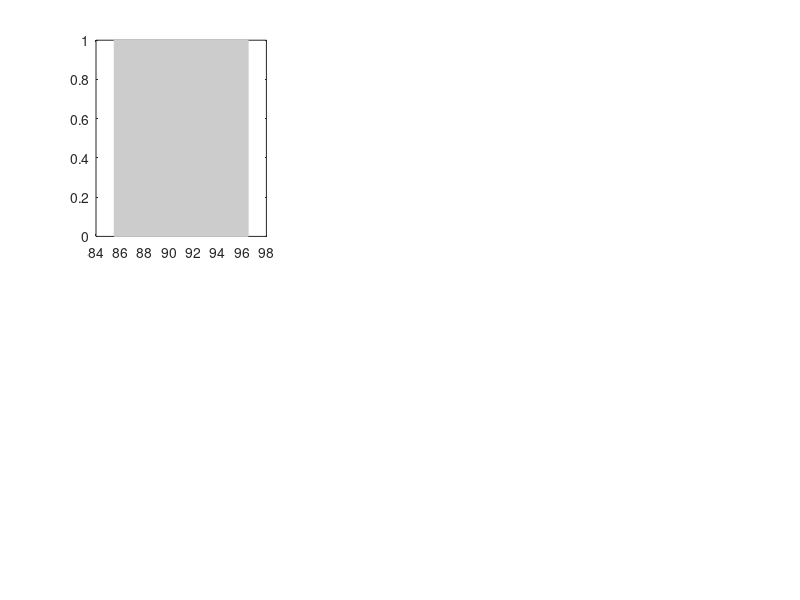

This figure's MATLAB source: (Note: this script raises an error after producing the figure.)
fig1=figure(1);
clf();
set(gcf,'position',[50,100,1050,540])

axes('position',[0.12,0.606,0.213,0.327]);
area([85.5,96.5],[1,1],'FaceColor',[0.8 0.8 0.8],'Edgecolor',[0.8 0.8 0.8])
hold on
load('MS_K4/K4.dat');
load('K4_High.mat');
N=5000;
for i=1:size(K4,1)
if(NumberInf(end,i)/N<0.4)
plot(K4(i),NumberInf(end,i)/N,'marker','s','markersize',6,'markerfacecolor','b','markeredgecolor','b');
else
plot(K4(i),NumberInf(end,i)/N,'marker','.','markersize',12,'markerfacecolor','r','markeredgecolor','r');
end
hold on
end
% plot(K4,NumberInf(end,:)/N,'marker','.','markersize',12,'color','k','linestyle','none');
% hold on
load('K4_Low.mat')
for i=1:size(K4,1)
if(NumberInf(end,i)/N<0.4)
plot(K4(i),NumberInf(end,i)/N,'marker','s','markersize',6,'markerfacecolor','b','markeredgecolor','b');
else
plot(K4(i),NumberInf(end,i)/N,'marker','.','markersize',12,'markerfacecolor','r','markeredgecolor','r');
end
hold on
end
% plot(K4,NumberInf(end,:)/N,'marker','.','markersize',12,'color','k','linestyle','none');
xlim([80 105])
ylim([0 0.8])
xlabel('K_4')
ylabel('R_{IC}')
% title('Severe(\rho=0.0025)')
set(gca,'FontName','Helvetica','FontSize',10,'FontWeight','bold','linewidth',1.2)

box off

axes('position',[0.415,0.606,0.213,0.327]);
area([85.5,96.5],[200,200],'FaceColor',[0.8 0.8 0.8],'Edgecolor',[0.8 0.8 0.8])
hold on
load('K4_High.mat');
N=5000;
for i=1:size(K4,1)
if(NumberInf(end,i)/N<0.4)
plot(K4(i),Cytokine(end,i),'marker','s','markersize',6,'markerfacecolor','b','markeredgecolor','b');
else
plot(K4(i),Cytokine(end,i),'marker','.','markersize',12,'markerfacecolor','r','markeredgecolor','r');
end
hold on
end
hold on
load('K4_Low.mat');
for i=1:size(K4,1)
if(NumberInf(end,i)/N<0.4)
plot(K4(i),Cytokine(end,i),'marker','s','markersize',6,'markerfacecolor','b','markeredgecolor','b');
else
plot(K4(i),Cytokine(end,i),'marker','.','markersize',12,'markerfacecolor','r','markeredgecolor','r');
end
hold on
end
% plot(K4,Cytokine(end,:),'marker','.','markersize',12,'color','k','linestyle','none');
% ylim([0 0.8])
xlim([80 105])
ylim([0 150])
xlabel('K_4')
ylabel('[Cytokine]')
% title('Severe(\rho=0.0025)')
set(gca,'FontName','Helvetica','FontSize',10,'FontWeight','bold','linewidth',1.2)

box off

axes('position',[0.71,0.606,0.213,0.327]);
area([85.5,96.5],[2.5,2.5],'FaceColor',[0.8 0.8 0.8],'Edgecolor',[0.8 0.8 0.8])
hold on
load('K4_High.mat');
N=5000;
for i=1:size(K4,1)
if(NumberInf(end,i)/N<0.4)
plot(K4(i),TCells(end,i)/1e6,'marker','s','markersize',6,'markerfacecolor','b','markeredgecolor','b');
else
plot(K4(i),TCells(end,i)/1e6,'marker','.','markersize',12,'markerfacecolor','r','markeredgecolor','r');
end
hold on
end
% plot(K4,TCells(end,:)/1e6,'marker','.','markersize',12,'color','k','linestyle','none');
hold on
load('K4_Low.mat');
for i=1:size(K4,1)
if(NumberInf(end,i)/N<0.4)
plot(K4(i),TCells(end,i)/1e6,'marker','s','markersize',6,'markerfacecolor','b','markeredgecolor','b');
else
plot(K4(i),TCells(end,i)/1e6,'marker','.','markersize',12,'markerfacecolor','r','markeredgecolor','r');
end
hold on
end
% plot(K4,TCells(end,:)/1e6,'marker','.','markersize',12,'color','k','linestyle','none');
ylim([0.8 1.6])
xlim([80 105])
xlabel('K_4')
ylabel('[T_{effector}]\times10^6')
% title('Severe(\rho=0.0025)')
set(gca,'FontName','Helvetica','FontSize',10,'FontWeight','bold','linewidth',1.2)

box off
axes('position',[0.12,0.161,0.213,0.327]);
area([1.92,2.4],[1,1],'FaceColor',[0.8 0.8 0.8],'Edgecolor',[0.8 0.8 0.8])
hold on
load('MS_rho/rho.dat');
load('rho_High.mat');
N=5000;
for i=1:size(rho,1)
if (NumberInf(end,i)/N<0.4)
plot(rho(i)*10^3,NumberInf(end,i)/N,'marker','s','markersize',6,'markerfacecolor','b','markeredgecolor','b');
else
plot(rho(i)*10^3,NumberInf(end,i)/N,'marker','.','markersize',12,'markerfacecolor','r','markeredgecolor','r');
end
hold on
end
% plot(rho(i)*10^3,NumberInf(end,:)/N,'marker','.','markersize',12,'color','k','linestyle','none');
% hold on
load('rho_Low.mat')
for i=1:size(rho,1)
if (NumberInf(end,i)/N<0.4)
plot(rho(i)*10^3,NumberInf(end,i)/N,'marker','s','markersize',6,'markerfacecolor','b','markeredgecolor','b');
else
plot(rho(i)*10^3,NumberInf(end,i)/N,'marker','.','markersize',12,'markerfacecolor','r','markeredgecolor','r');
end
hold on
end
% plot(rho(i)*10^3,NumberInf(end,:)/N,'marker','.','markersize',12,'color','k','linestyle','none');
xlim([1.5 4.5])
ylim([0 0.8])
xlabel('\rho\times10^{-3}')
ylabel('R_{IC}')
% title('Severe(\rho=0.0025)')
set(gca,'FontName','Helvetica','FontSize',10,'FontWeight','bold','linewidth',1.2)

box off

axes('position',[0.415,0.161,0.213,0.327]);
area([1.92,2.4],[200,200],'FaceColor',[0.8 0.8 0.8],'Edgecolor',[0.8 0.8 0.8])
hold on
load('rho_High.mat');
N=5000;
for i=1:size(rho,1)
if (NumberInf(end,i)/N<0.4)
plot(rho(i)*10^3,Cytokine(end,i),'marker','s','markersize',6,'markerfacecolor','b','markeredgecolor','b');
else
plot(rho(i)*10^3,Cytokine(end,i),'marker','.','markersize',12,'markerfacecolor','r','markeredgecolor','r');
end
hold on
end
% plot(rho*10^3,Cytokine(end,:),'marker','.','markersize',12,'color','k','linestyle','none');
% hold on
load('rho_Low.mat');
for i=1:size(rho,1)
if (NumberInf(end,i)/N<0.4)
plot(rho(i)*10^3,Cytokine(end,i),'marker','s','markersize',6,'markerfacecolor','b','markeredgecolor','b');
else
plot(rho(i)*10^3,Cytokine(end,i),'marker','.','markersize',12,'markerfacecolor','r','markeredgecolor','r');
end
hold on
end
% plot(rho*10^3,Cytokine(end,:),'marker','.','markersize',12,'color','k','linestyle','none');
% ylim([0 0.8])
xlim([1.5 4.5])
ylim([0 150])
xlabel('\rho\times10^{-3}')
ylabel('[Cytokine]')
% title('Severe(\rho=0.0025)')
set(gca,'FontName','Helvetica','FontSize',10,'FontWeight','bold','linewidth',1.2)

box off

axes('position',[0.71,0.161,0.213,0.327]);
area([1.92,2.4],[2.5,2.5],'FaceColor',[0.8 0.8 0.8],'Edgecolor',[0.8 0.8 0.8])
hold on
load('rho_High.mat');
N=5000;
for i=1:size(rho,1)
if (NumberInf(end,i)/N<0.4)
plot(rho(i)*10^3,TCells(end,i)/1e6,'marker','s','markersize',6,'markerfacecolor','b','markeredgecolor','b');
else
plot(rho(i)*10^3,TCells(end,i)/1e6,'marker','.','markersize',12,'markerfacecolor','r','markeredgecolor','r');
end
hold on
end
% plot(rho*10^3,TCells(end,:)/1e6,'marker','.','markersize',12,'color','k','linestyle','none');
% hold on
load('rho_Low.mat');
for i=1:size(rho,1)
if (NumberInf(end,i)/N<0.4)
plot(rho(i)*10^3,TCells(end,i)/1e6,'marker','s','markersize',6,'markerfacecolor','b','markeredgecolor','b');
else
plot(rho(i)*10^3,TCells(end,i)/1e6,'marker','.','markersize',12,'markerfacecolor','r','markeredgecolor','r');
end
hold on
end
% plot(rho*10^3,TCells(end,:)/1e6,'marker','.','markersize',12,'color','k','linestyle','none');
% ylim([0.8 1.6])
xlim([1.5 4.5])
xlabel('\rho\times10^{-3}')
ylabel('[T_{effector}]\times10^6')
% title('Severe(\rho=0.0025)')
set(gca,'FontName','Helvetica','FontSize',10,'FontWeight','bold','linewidth',1.2)

box off


annotation(fig1,'textbox',...
    [0.0434 0.875 0.030 0.0770],...
    'String',{'a'},...
    'FontWeight','bold',...
    'FontSize',18,...
    'FitBoxToText','off',...
    'EdgeColor','none');
annotation(fig1,'textbox',...
    [0.338 0.875 0.030 0.0770],...
    'String',{'b'},...
    'FontWeight','bold',...
    'FontSize',18,...
    'FitBoxToText','off',...
    'EdgeColor','none');
annotation(fig1,'textbox',...
    [0.631 0.875 0.030 0.0770],...
    'String',{'c'},...
    'FontWeight','bold',...
    'FontSize',18,...
    'FitBoxToText','off',...
    'EdgeColor','none');
annotation(fig1,'textbox',...
    [0.0434 0.435 0.030 0.0770],...
    'String',{'d'},...
    'FontWeight','bold',...
    'FontSize',18,...
    'FitBoxToText','off',...
    'EdgeColor','none');
annotation(fig1,'textbox',...
    [0.338 0.435 0.030 0.0770],...
    'String',{'e'},...
    'FontWeight','bold',...
    'FontSize',18,...
    'FitBoxToText','off',...
    'EdgeColor','none');
annotation(fig1,'textbox',...
    [0.631 0.435 0.030 0.0770],...
    'String',{'f'},...
    'FontWeight','bold',...
    'FontSize',18,...
    'FitBoxToText','off',...
    'EdgeColor','none');
exportfig(fig1,'Fig6.eps','color','cmyk','fontmode','scaled','fontsize',1);
